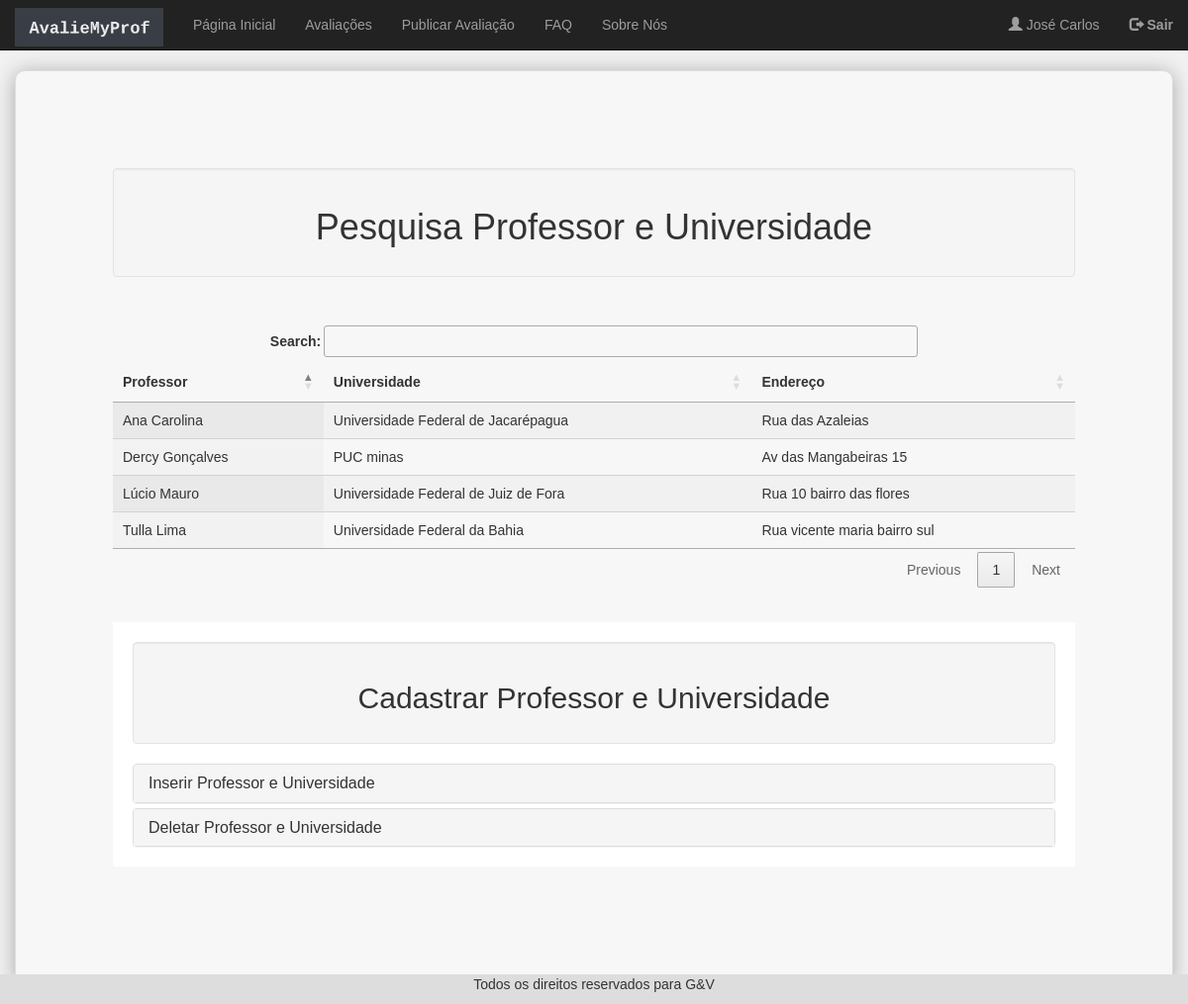
The app's page /view/home.php (signed in) with its own data.
### tables this page shows
CREATE TABLE IF NOT EXISTS `PROF_UNI` (
  `idProf_Uni` INT NOT NULL AUTO_INCREMENT,
  `nome_prof` VARCHAR(45) NOT NULL,
  `nome_uni` VARCHAR(45) NOT NULL,
  `endereco` VARCHAR(85) NOT NULL,
  `User_idUser` INT NOT NULL,
  PRIMARY KEY (`idProf_Uni`));

### model/prof_uni.php (called while the page is built, shortened)
<?php
require_once("banco.php");
class prof_uni
{
    private $conexao;
    public function __construct()
    {
        $banco = new Banco();
        $this->conexao = $banco->getConnection();
    }
    public function listPoint()
    {
        $sql = 'SELECT idProf_Uni, nome_prof, nome_uni, endereco FROM PROF_UNI;';
        $p = [];
        foreach ($this->conexao->query($sql) as $value) {
            array_push($p, $value);
        }
        return $p;
    }
}

### model/banco.php (called while the page is built, shortened)
<?php
class Banco{
    private $conexao;
    public function __construct()
    {
        try {
            $this->conexao = new PDO("mysql:host=". BD_SERVER .";dbname=" .BD_DATABASE ,  BD_USER, BD_PASSWORD);
        } catch (Exception $e) {
            echo $e->getMessage();
            die();
        }
    }
    public function getConnection(){
        return $this->conexao;
    }
}
?>

### view/home.php (the view, shortened to what this page needs)
<!DOCTYPE html>
<html lang="pt-br">
<head>
    <?php include("helper/head.php");
    session_start(); ?>
    <link rel="stylesheet" type="text/css" href="https://cdn.datatables.net/1.11.3/css/jquery.dataTables.min.css">
    <link rel="stylesheet" type="text/css" href="css/style.css" />
</head>
<body>
    <?php include("helper/navbar.php");
    require_once("../model/prof_uni.php");
    require_once("../model/publicacao.php"); ?>
    <div class="container panel panel-default testa2" style="padding: 98px;">
        <div class=" title well text-center">
            <h1>
                <span> Pesquisa Professor e Universidade
            </h1>
        </div>
        <div class="panel-body row p-2">
            <table id="prof_uni" class="display" style="width:100%">
                <thead>
                    <tr>
                        <th>Professor</th>
                        <th>Universidade</th>
                        <th>Endereço</th>
                    </tr>
                </thead>
                <tbody>
                    <?php
                    $prof_uni = new prof_uni();
                    $point = $prof_uni->listPoint();
                    foreach ($point as $key => $value) {
                        $nome_prof = $value['nome_prof'];
                        $nome_uni = $value['nome_uni'];
                        $endereco = $value['endereco'];
                        echo "
                        <tr>
                            <td>$nome_prof</td>
                            <td>$nome_uni</td>
                            <td>$endereco</td>
                         </tr>";
                    }
                    ?>
                </tbody>
            </table>
        </div>
        <div class="panel-group hide card" id="accordionmaster">
            <div class=" title well text-center">
                <h2>
                    <span> Cadastrar Professor e Universidade
                </h2>
            </div>
            <div class="panel panel-default">
                <div class="panel-heading">
                    <h4 class="panel-title">
                        <a data-toggle="collapse" data-parent="#accordion" href="#collapse1">Inserir Professor e Universidade</a>
                    </h4>
                </div>
            </div>
            <div class="panel panel-default">
                <div class="panel-heading">
                    <h4 class="panel-title">
                        <a data-toggle="collapse" data-parent="#accordion" href="#collapse2">Deletar Professor e Universidade</a>
                    </h4>
                </div>
            </div>
        </div>
    </div>
    <?php include("helper/footer.php") ?>
</body>
</html>

### view/css/style.css (style rules this page uses)
body { font-family: Arial; background: #f1f1f1; }
.testa2 { padding: 40px 0px 20px 0px; background-color: #f7f7f7; -moz-box-shadow: 0px 2px 20px rgba(0, 0, 0, 0.3); -webkit-box-shadow: 0px 2px 50px rgba(0, 0, 0, 0.3); box-shadow: 0px 2px 20px rgba(0, 0, 0, 0.3); border-radius: 10px; }
.card { background-color: white; padding: 20px; margin-top: 20px; }
.row:after { content: ""; display: table; clear: both; }

### records on screen
prof_uni: nome_prof "Lúcio Mauro", nome_uni "Universidade Federal de Juiz de Fora", endereco "Rua 10 bairro das flores"
prof_uni: nome_prof "Dercy Gonçalves", nome_uni "PUC minas", endereco "Av das Mangabeiras 15"
prof_uni: nome_prof "Ana Carolina", nome_uni "Universidade Federal de Jacarépagua", endereco "Rua das Azaleias"
prof_uni: nome_prof "Tulla Lima", nome_uni "Universidade Federal da Bahia", endereco "Rua vicente maria bairro sul"

### other values on screen
$_SESSION['nomeUser'] "José Carlos"
